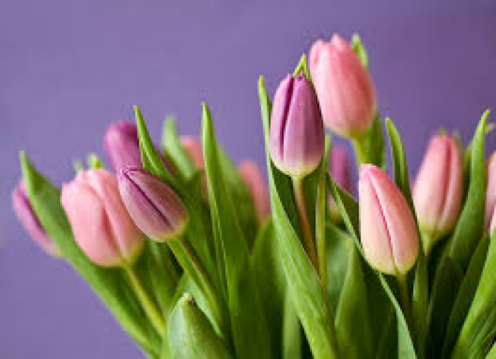
#> input picture Section 2/image.png, 496 x 359 px
$ python index.py
#> lines starting #> are read from the running program, lines starting #| are printed output that depends on the picture; after the words box and inside, x2 and y2 are one past the last pixel; in counts of white or black regions, pixels touching at a corner belong together
# ============================================
# Python Image Processing Using FOR Loops
# ============================================

from PIL import Image
import numpy as np
import matplotlib.pyplot as plt


# ------------------------------------------------
# 1. Read and Display Image
# ------------------------------------------------

image = Image.open("image.png").convert("RGB")

plt.imshow(image)
plt.title("Original Image")
plt.axis("off")
plt.show()


# Convert image to NumPy array
img = np.array(image)

height, width, channels = img.shape
#> height = 359; width = 496; channels = 3

print("Image Height:", height)
#| Image Height: 359
print("Image Width :", width)
#| Image Width : 496
print("Channels    :", channels)
#| Channels    : 3


# ------------------------------------------------
# 2. Display Pixel Values
# ------------------------------------------------

print("\nFirst 5 x 5 pixels:")

for i in range(min(5, height)):
    for j in range(min(5, width)):
        print(f"pixel[{i},{j}] = {img[i,j]}")
#> this loop made 5 passes
#> (printed output is left out)


# ------------------------------------------------
# 3. Convert RGB Image to Grayscale
# ------------------------------------------------

gray = np.zeros((height, width), dtype=np.uint8)

for i in range(height):
    for j in range(width):

        R = int(img[i, j, 0])
        G = int(img[i, j, 1])
        B = int(img[i, j, 2])

        # Grayscale formula
        gray_value = int(0.299 * R + 0.587 * G + 0.114 * B)

        gray[i, j] = gray_value
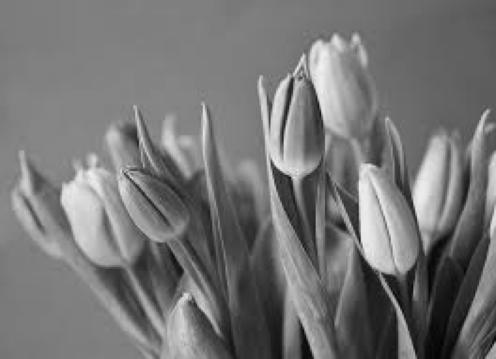
#> gray: shape (359, 496); min 3, max 241, mean 117.2


plt.imshow(gray, cmap="gray")
plt.title("Grayscale Image")
plt.axis("off")
plt.show()


# ------------------------------------------------
# 4. Convert Grayscale to Binary
# ------------------------------------------------

threshold = 128

binary = np.zeros((height, width), dtype=np.uint8)

for i in range(height):
    for j in range(width):

        if gray[i, j] >= threshold:
            binary[i, j] = 255
        else:
            binary[i, j] = 0
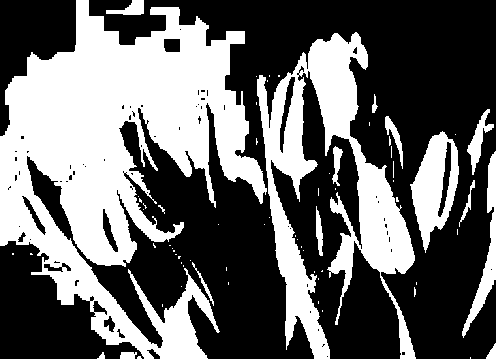
#> binary: shape (359, 496); 40.3% white; 68 white regions (52 under 20 px), largest, box (x1, y1, x2, y2) and area: (0, 0, 267, 359) 46597, (257, 32, 416, 359) 18117, (410, 131, 459, 253) 3104


plt.imshow(binary, cmap="gray")
plt.title("Binary Image")
plt.axis("off")
plt.show()
